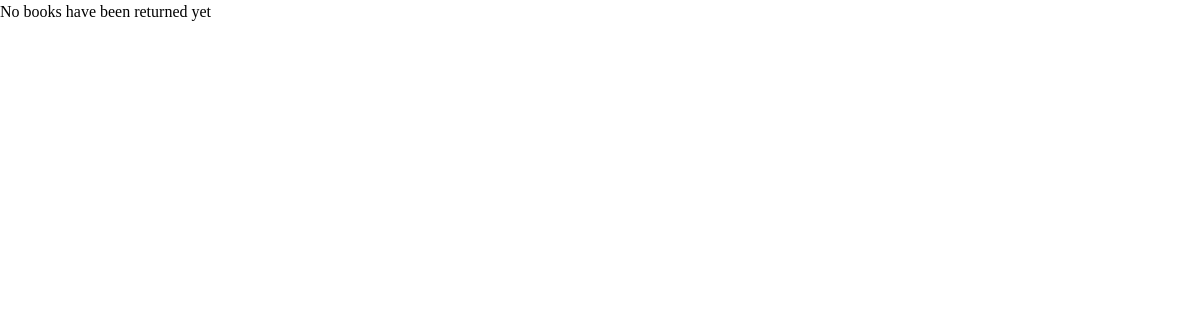
The app's page /librarian/fineHistory/, older data.
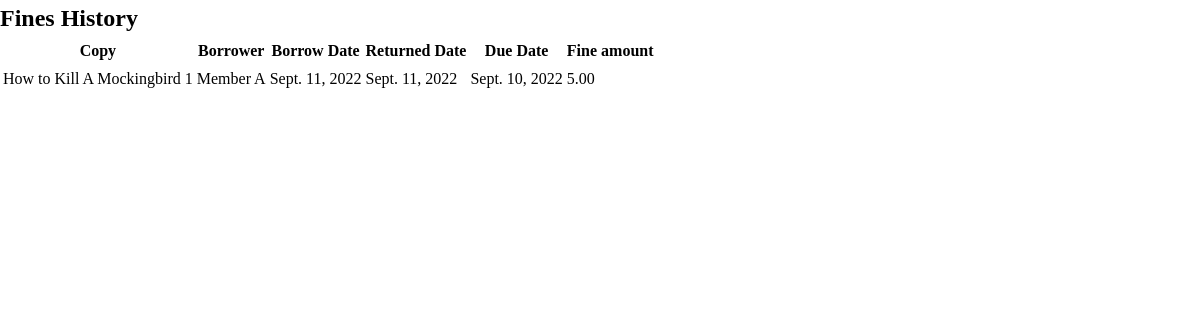
The same page, newer data.
### models/models.py (models this page shows)
class FinesHistory(models.Model):
    borrowInstance = models.OneToOneField(BorrowHistory, on_delete=models.CASCADE)
    dueDate = models.DateField()
    amount = models.DecimalField(decimal_places=2, max_digits=6)

class BorrowHistory(models.Model):
    copy = models.ForeignKey(Copy, on_delete=models.SET('Deleted Copy'))
    borrower = models.ForeignKey(Member, on_delete=models.SET('Deleted User'))
    borrowDate = models.DateField()
    returnDate = models.DateField()

class Copy(models.Model):
    book = models.ForeignKey(Book, on_delete=models.CASCADE, null=False)
    price = models.DecimalField(max_digits=8, decimal_places=2, null=False)
    isIssued = models.BooleanField(default=False)
    issueDate = models.DateField(null=True)
    returnDate = models.DateField(null=True)
    issuedTo = models.ForeignKey(Member, on_delete=models.PROTECT, null=True)
    def __str__(self):
        return self.book.title + " "+ str(self.id)

class Book(models.Model):
    title = models.CharField(max_length=520)
    authors = models.ManyToManyField(Author)
    genre = models.ManyToManyField(Genre)

class Member(models.Model):
    name = models.CharField(max_length=50)
    contact = models.CharField(max_length=10)
    userObj = models.OneToOneField(UserModel, unique=True, on_delete=models.CASCADE)

### librarian/views.py (the view)
# urls.py: path('fineHistory/', ViewFineHistory.as_view(), name='fineHistory'),
class ViewFineHistory(View):
    def get(self, request):
        fineList = FinesHistory.objects.all()
        context = {}
        context['fineList'] = fineList
        return render(request, 'librarian/fineHistory.html', context)

### templates/librarian/fineHistory.html (shortened to what this page needs)
{%extends '../base.html'%}
{%block content%}
    {%if fineList%}
        <h2>Fines History</h2>
        <table>
            <tr>
                <th>Copy</th>
                <th>Borrower</th>
                <th>Borrow Date</th>
                <th>Returned Date</th>
                <th>Due Date</th>
                <th>Fine amount</th>
            </tr>
        {%for fine in fineList%}
            <tr>
                <td>{{fine.borrowInstance.copy}}</td>
                <td>{{fine.borrowInstance.borrower.name}}</td>
                <td>{{fine.borrowInstance.borrowDate}}</td>
                <td>{{fine.borrowInstance.returnDate}}</td>
                <td>{{fine.dueDate}}</td>
                <td>{{fine.amount}}</td>
            </tr>
        {%endfor%}
    </table>
    {%else%}
        <p>No books have been returned yet</p>
    {%endif%}
{%endblock%}

### templates/base.html (shortened to what this page needs)
<!DOCTYPE html>
<html lang="en">
<head>
    <link rel="stylesheet" href="../static/css/reset.css">
    <link rel="stylesheet" href="../static/css/main.css">
    <link rel="stylesheet" href="/static/css/main.css">
    <link rel="stylesheet" href="/static/css/reset.css">
</head>
<body>
    {%block content%}
    {%endblock%}
</body>
</html>

Row changes from the older to the newer data that the page shows:
added FinesHistory: borrowInstance.copy "How to Kill A Mockingbird 1", borrowInstance.borrower.name "Member A", borrowInstance.borrowDate "Sept. 11, 2022", borrowInstance.returnDate "Sept. 11, 2022", dueDate "Sept. 10, 2022", amount "5.00"
Text that changed along with them:
text no longer shown: "No books have been returned yet"
text now shown: "Fines History Copy Borrower Borrow Date Returned Date Due Date Fine amount"
